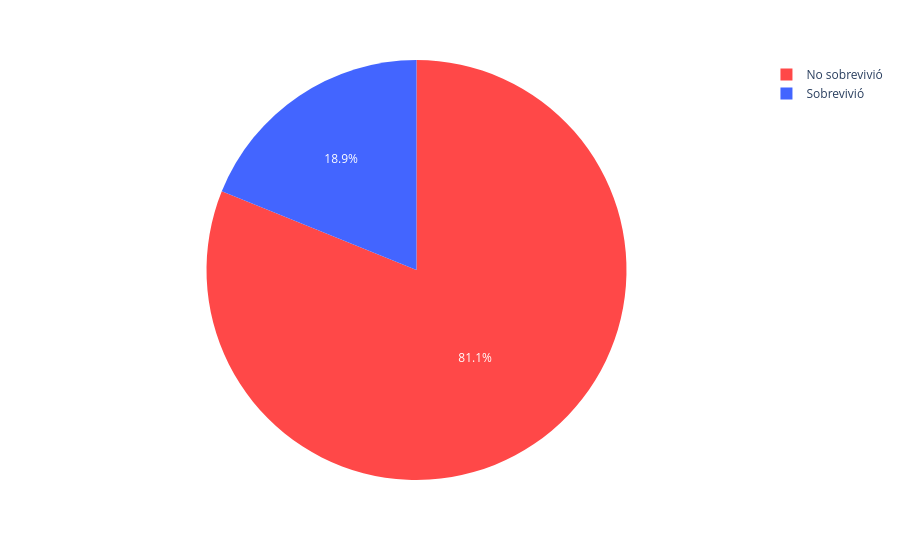

Notebook code cell kept with this figure:
### Markdown cell above
2.2 Gráfico de sobrevivientes hombres

### Code cell
fig_pie_sobrevivientes_hombres = create_fig_pie__sobrevivientes(cuenta_sobrevivientes_hombres)


fig_pie_sobrevivientes_hombres.show()

### Figure 1 — Plotly figure (JSON) as saved in the notebook; plotly's stock layout.template omitted (floating-point values rounded to 4 significant figures)
{"data": [{"customdata": [["No sobrevivió"], ["Sobrevivió"]], "domain": {"x": [0, 1], "y": [0, 1]}, "hovertemplate": "Sobreviviente=%{customdata[0]}<br>count=%{value}<extra></extra>", "labels": ["No sobrevivió", "Sobrevivió"], "legendgroup": "", "marker": {"colors": ["#ff4848", "#4365ff"]}, "name": "", "showlegend": true, "type": "pie", "values": [468, 109]}], "layout": {"legend": {"tracegroupgap": 0}, "margin": {"t": 60}}}
